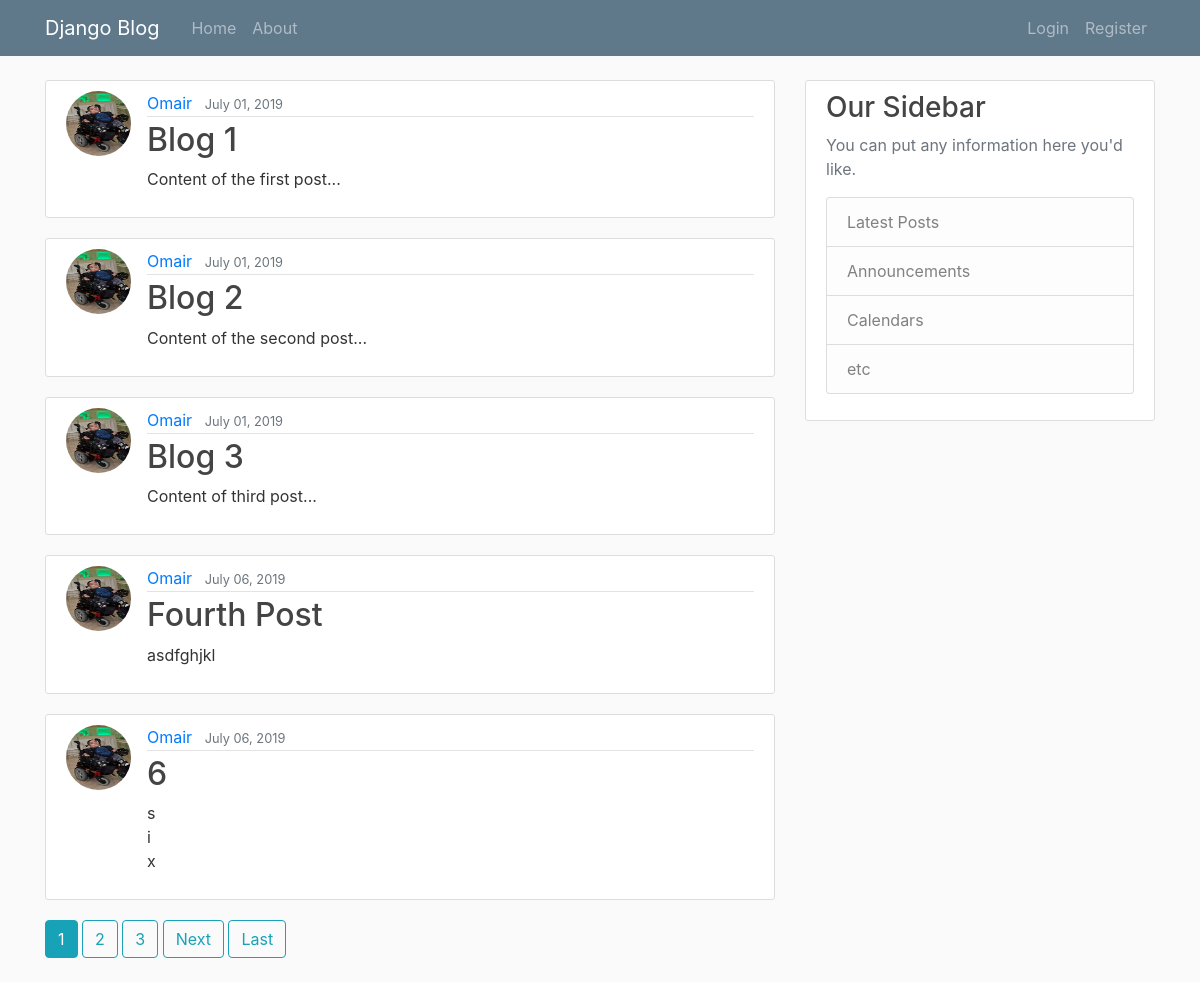
The page / on the database its author committed.
### blog/models.py (models this page shows, shortened)
class Post(models.Model):
    title = models.CharField(max_length=100)
    content = models.TextField()
    date_posted = models.DateTimeField(default=timezone.now)
    author = models.ForeignKey(User, on_delete=models.CASCADE)

### users/models.py (models this page shows, shortened)
class Profile(models.Model):
    user = models.OneToOneField(User, on_delete=models.CASCADE)
    image = models.ImageField(default='default.jpg', upload_to='profile_pics')

### blog/views.py (the view)
# urls.py: path('', PostListView.as_view(), name='blog-home'),
class PostListView(ListView):
    model = Post
    template_name = 'blog/home.html'
    context_object_name = 'posts'
    paginate_by = 5

### blog/templates/blog/home.html (shortened to what this page needs)
{% extends 'blog/base.html' %}
{% block content %}
{% for post in posts %}
<article class="media content-section">
    <img src="{{ post.author.profile.image.url }}" alt="" class="rounded-circle article-img">
    <div class="media-body">
        <div class="article-metadata">
            <a class="mr-2" href="#">{{ post.author }}</a>
            <small class="text-muted">{{ post.date_posted|date:"F d, Y"}}</small>
        </div>
        <h2>
            <a class="article-title" href="{% url 'post-detail' post.id %}">{{ post.title }}</a>
        </h2>
        <p class="article-content">{{ post.content }}</p>
    </div>
</article>
{% endfor %}
{% if is_paginated %}
{% for num in page_obj.paginator.page_range %}
{% if page_obj.number == num %}
<a class="btn btn-info mb-4" href="?page={{ num }}"> {{ num}} </a>
{% elif num > page_obj.number|add:'-3' and num < page_obj.number|add:'3' %}
<a class="btn btn-outline-info mb-4" href="?page={{ num }}"> {{ num}} </a>
{% endif %}
{% endfor %}
{% if page_obj.has_next %}
<a class="btn btn-outline-info mb-4" href="?page={{ page_obj.next_page_number }}">Next</a>
<a class="btn btn-outline-info mb-4" href="?page={{ page_obj.paginator.num_pages }}">Last</a>
{% endif %}
{% endif %}
{% endblock %}

### blog/static/blog/main.css (style rules this page uses)
body { background: #fafafa; color: #333333; margin-top: 5rem; }
h1, h2, h3, h4, h5, h6 { color: #444444; }
.content-section { background: #ffffff; padding: 10px 20px; border: 1px solid #dddddd; border-radius: 3px; margin-bottom: 20px; }
.article-title { color: #444444; }
.article-content { white-space: pre-line; }
.article-img { height: 65px; width: 65px; margin-right: 16px; }
.article-metadata { padding-bottom: 1px; margin-bottom: 4px; border-bottom: 1px solid #e3e3e3 }

### rows shown on the page
Post: author.profile.image (picture), author "Omair", date_posted "July 01, 2019", title "Blog 1", content "Content of the first post..."
Post: author.profile.image (picture), author "Omair", date_posted "July 01, 2019", title "Blog 2", content "Content of the second post..."
Post: author.profile.image (picture), author "Omair", date_posted "July 01, 2019", title "Blog 3", content "Content of third post..."
Post: author.profile.image (picture), author "Omair", date_posted "July 06, 2019", title "Fourth Post", content "asdfghjkl"
Post: author.profile.image (picture), author "Omair", date_posted "July 06, 2019", title "6", content "s i x"

### other values the page prints
{{ num }} "1"
{{ num }} "2" "3"
